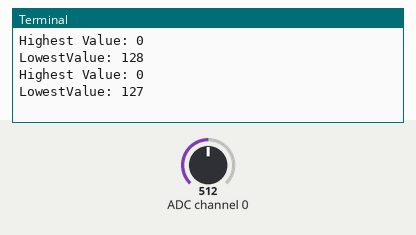
Recording of a program running on a simulated Raspberry Pi (BCM pin numbers). Parts: the last lines printed to the terminal. Inputs (shaded band) come from the test bench; at power-on: ADC channel 0 = 512 (analog values on the 0–1023 scale).

Above: at 1.2 s.
1.3 s: ADC channel 0 set to 716
At 2.6 s:
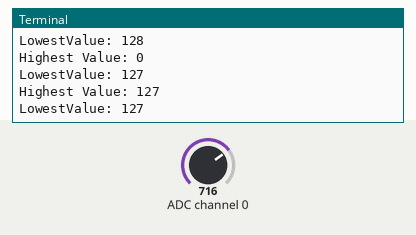
2.8 s: ADC channel 0 set to 900
At 3.6 s:
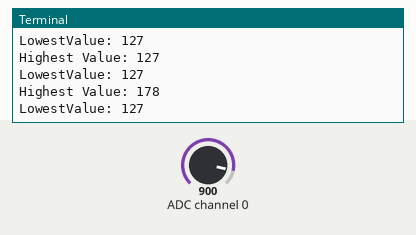
Timing chart, 0 to 5.8 s (numbered marks = the images above; inputs shaded):
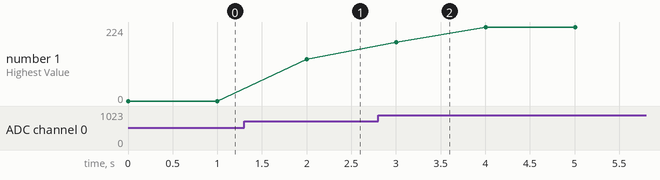

Measured:
- plotted number 1: 127 → 224 after the input at 2.8 s

The program:

calibrateSensorScript.py
```python
import smbus
import time

address = 0x48
A0 = 0x40

bus = smbus.SMBus(1)
highestValue = 0
lowestValue = 1000

while True:
	bus.write_byte(address, A0)
	value = bus.read_byte(address)

	if(value < lowestValue):
		lowestValue = value
	elif(value > highestValue):
		highestValue = value
	print("Highest Value: " + str( highestValue))
	print("LowestValue: " + str(lowestValue))
	time.sleep(1)
```
